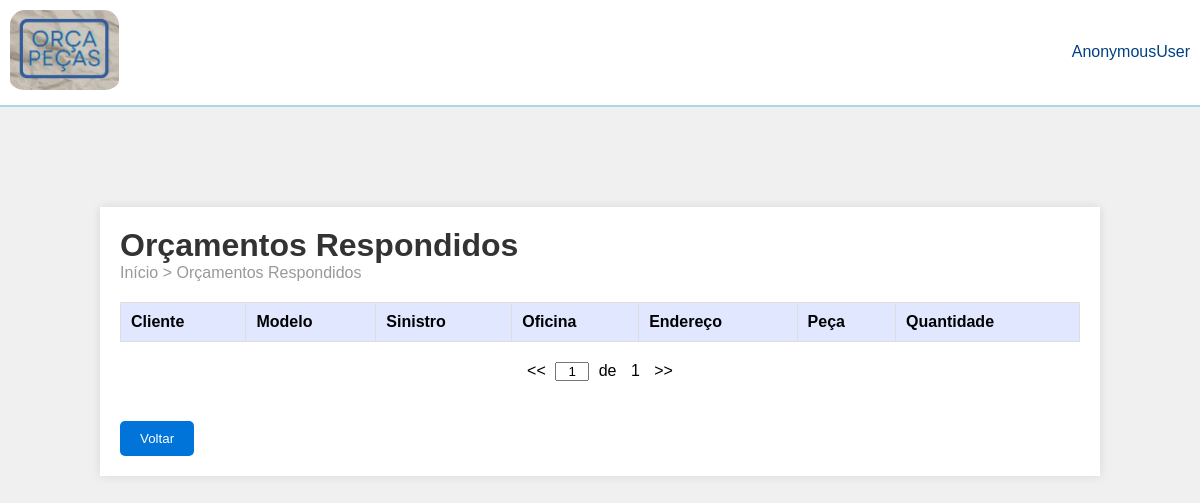
Page /orcados/ on the earlier database version.
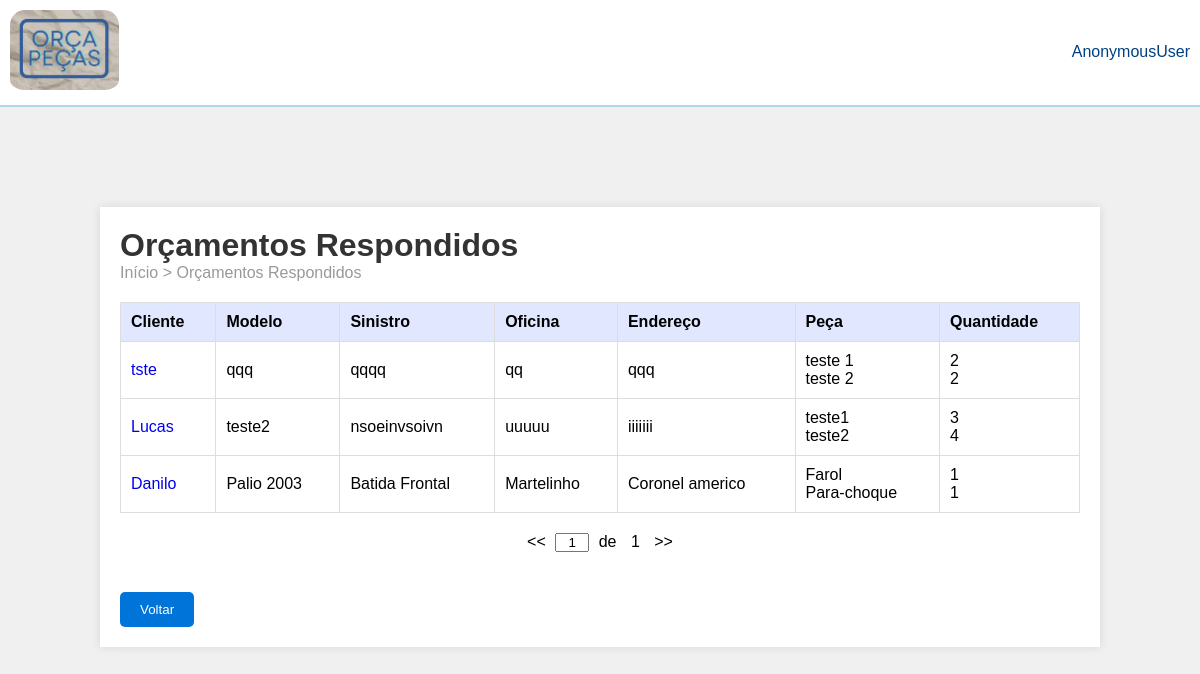
Same page on the later database version.
### orcaPecas/models.py (models this page shows, shortened)
class Orcamento(models.Model):
    criador = models.ForeignKey(User, on_delete=models.CASCADE)
    nome = models.CharField(max_length=100)
    modelo = models.CharField(max_length=100)
    placa = models.CharField(max_length=100)
    data_criacao = models.DateTimeField(auto_now_add=True)
    oficina_entrega_nome = models.CharField(max_length=100)
    oficina_entrega_endereco = models.TextField()
    status = models.CharField(max_length=27, default='Pendente')
    comentarios_cliente = models.TextField(blank=True, null=True)
    comentarios_fornecedor = models.TextField(blank=True, null=True)
    prazo_entrega = models.DateField(blank=True, null=True)
    valor_total = models.DecimalField(max_digits=10, decimal_places=2, blank=True, null=True)
    itens_orcamento = models.JSONField(default=list)

### orcaPecas/views.py (the view)
# urls.py: path('orcados/', views.orcados, name='orcados'),
def orcados(request):
    orcamentos = Orcamento.objects.filter(status='aguardando_resposta_cliente')
    return render(request, 'pages/orcados.html', {'orcamentos': orcamentos})

### orcaPecas/templates/pages/orcados.html (shortened to what this page needs)
{% load static %}
<!DOCTYPE html>
<html lang="en">
<head>
    <link rel="stylesheet" href="{% static 'css/style_orcamento.css' %}" />
</head>
<body>
  <header>
    <img src="{% static 'images/logoOrcaPecas.PNG' %}" alt="Logo" />
    <span class="user-name">{{ user }}</span>
  </header>
  <div class="container">
    <h1>Orçamentos Respondidos</h1>
    <div class="breadcrumb">Início > Orçamentos Respondidos</div>
    <div class="table-container">
    <table>
        <thead>
          <th>Cliente</th>
          <th>Modelo</th>
          <th>Sinistro</th>
          <th>Oficina</th>
          <th>Endereço</th>
          <th>Peça</th>
          <th>Quantidade</th>
        </thead>
        <tbody>
            {% for orcamento in orcamentos %}
          <tr>
            <td>
                <a href="{%url 'resposta_orcados' orcamento.id %}">{{orcamento.nome}}</a>
            </td>
            <td>{{orcamento.modelo}}</td>
            <td>{{orcamento.comentarios_cliente}}</td>
            <td>{{orcamento.oficina_entrega_nome}}</td>
            <td>{{orcamento.oficina_entrega_endereco}}</td>
             <td>
                    {% for item in orcamento.itens_orcamento %}
                        {{item.peca}}<br>
                    {% endfor %}
                </td>
             <td>
                    {% for item in orcamento.itens_orcamento %}
                        {{item.quantidade}}<br>
                    {% endfor %}
                </td>
          </tr>
          {% endfor %}
        </tbody>
      </table>
    </div>
    <div class="pagination">
        <span>&lt;&lt;</span>
        <input type="text" value="1">
        <span>de</span>
        <span>1</span>
        <span>&gt;&gt;</span>
    </div>
    <a href="{% url 'index' %}"><button
            type="button"
            class="btn-back"
          >Voltar</button></a>
  </div>
</body>
</html>

Differences in the rows shown:
now on this page (row edited): Orcamento: nome "tste", modelo "qqq", comentarios_cliente "qqqq", oficina_entrega_nome "qq", oficina_entrega_endereco "qqq", peca "teste 1" "teste 2", quantidade "2" "2"
now on this page (row edited): Orcamento: nome "Lucas", modelo "teste2", comentarios_cliente "nsoeinvsoivn", oficina_entrega_nome "uuuuu", oficina_entrega_endereco "iiiiiii", peca "teste1" "teste2", quantidade "3" "4"
now on this page (row edited): Orcamento: nome "Danilo", modelo "Palio 2003", comentarios_cliente "Batida Frontal", oficina_entrega_nome "Martelinho", oficina_entrega_endereco "Coronel americo", peca "Farol" "Para-choque", quantidade "1" "1"
